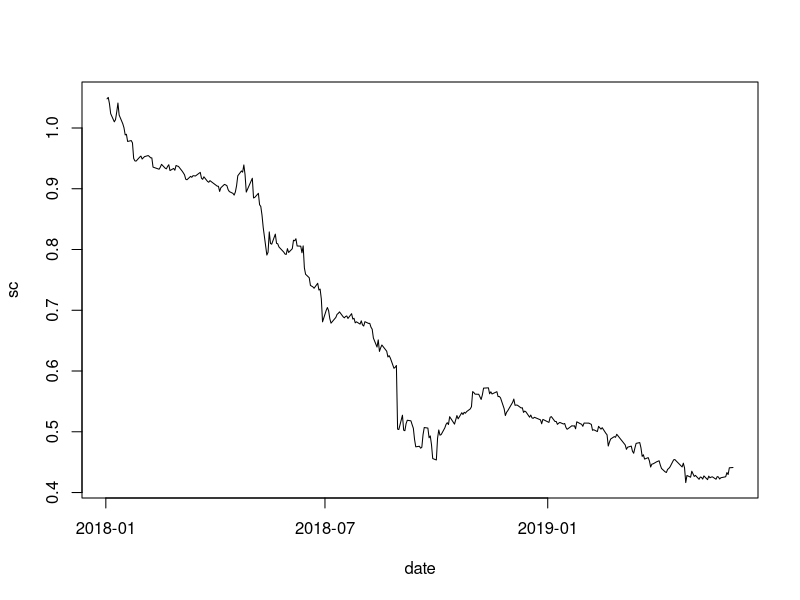
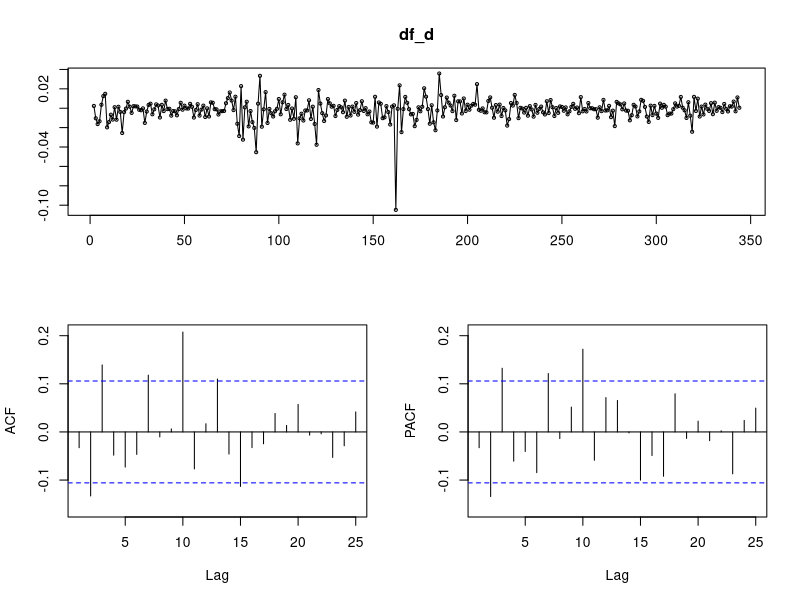
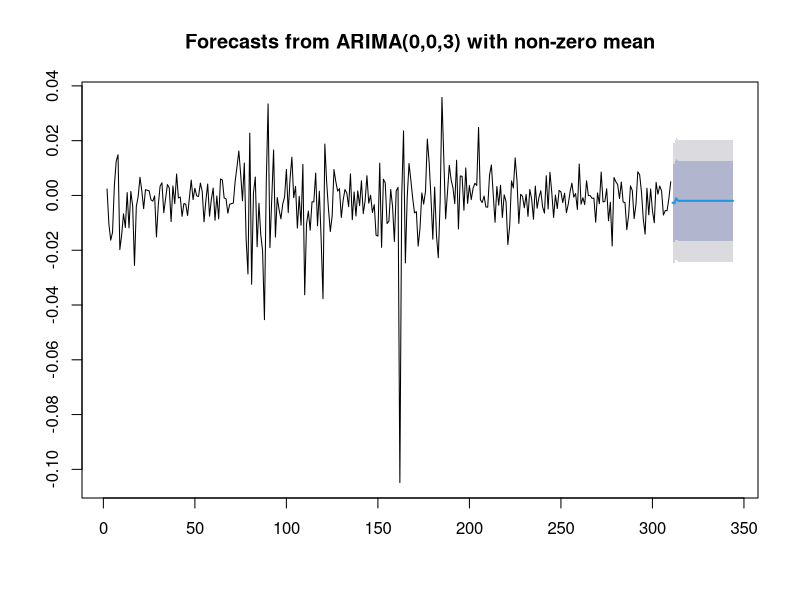
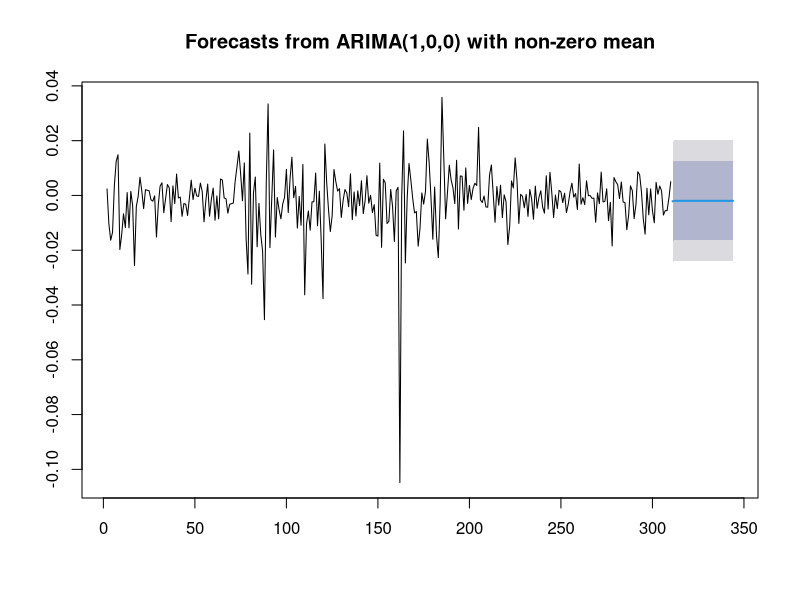
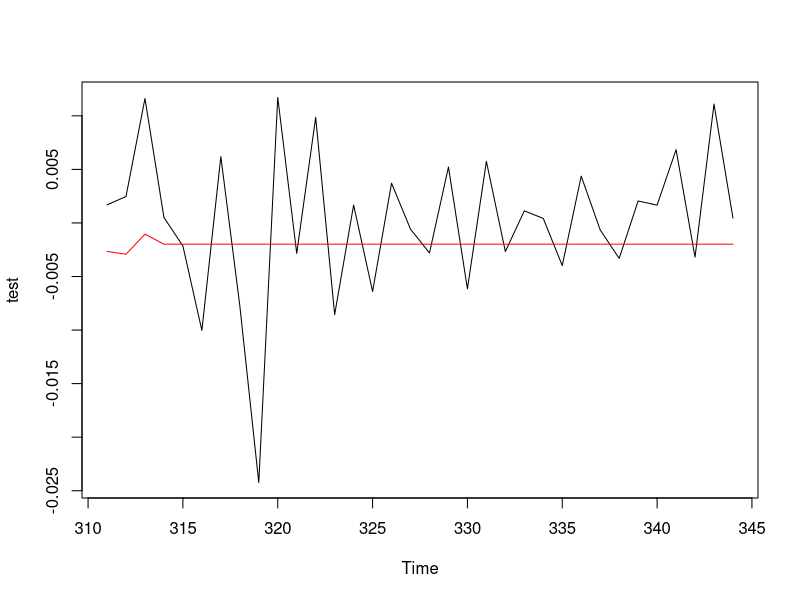
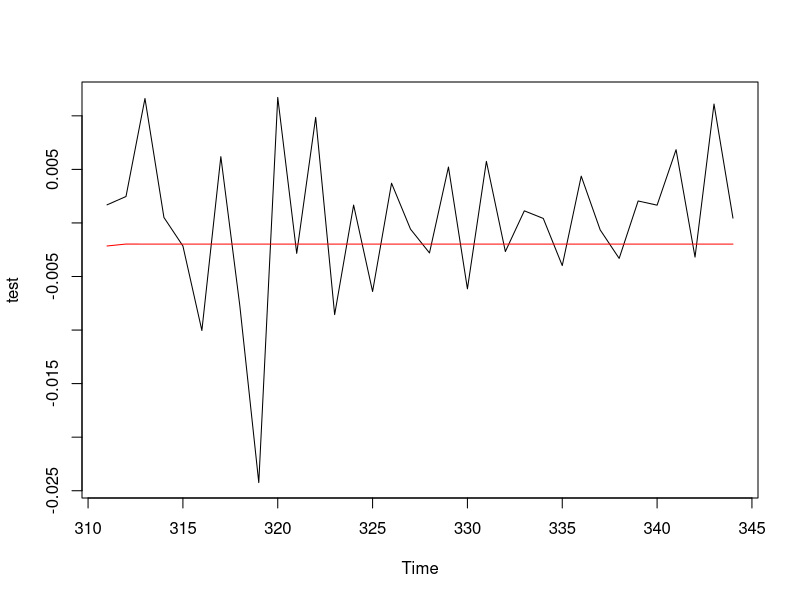

Reproduce these figures in R, in order.
## ---- chunk 1
knitr::opts_chunk$set(echo = TRUE)
## ---- chunk 2

library(dplyr)
library(tidyr)
library(readxl)
library(forecast)
library(tseries)
## ---- chunk 3
df <- read.csv("arsmxn_d.csv")

head(df)
## ---- chunk 4
frequency(df)
## ---- chunk 5
sc = ts(df$Otwarcie, frequency = 1)
date = as.Date(df$Data, format='%Y-%m-%d')
## ---- chunk 6
plot(date,sc, type = "l")
## ---- chunk 7
adf=adf.test(sc)
adf
## ---- chunk 8
df_d=diff(sc)
df_d
## ---- chunk 9
tsdisplay(df_d)
## ---- chunk 10
adf.test(df_d)
## ---- chunk 11
test=window(df_d,start=311)
train=window(df_d,end =310)
## ---- chunk 12
model=auto.arima(train)
summary(model)
## ---- chunk 13

pred=forecast(model, h=length(test))
plot(pred)
## ---- chunk 14
model_ar1=arima(train, c(1,0,0))
summary(model_ar1)
## ---- chunk 15
predar1=forecast(model_ar1,h=length(test))
plot(predar1)
## ---- chunk 16
plot(test, type="l")
lines(pred$mean,col="red")
## ---- chunk 17
plot(test, type="l")
lines(predar1$mean,col="red")
## ---- chunk 18
blad1=mean((pred$mean-test)^2)
blad1
## ---- chunk 19
blad2=mean((predar1$mean-test)^2)
blad2
